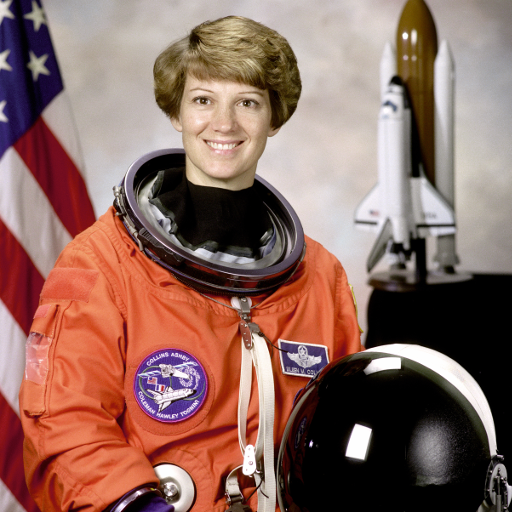
#> input picture skimage.data.astronaut(), 512 x 512 px; its folder holds only this picture in this run
$ jupyter execute --allow-errors Mendoza_lab_assignment_B2.ipynb   (shell and % lines are left out)
#> lines starting #> are read from the running program, lines starting #| are printed output that depends on the picture; after the words box and inside, x2 and y2 are one past the last pixel; in counts of white or black regions, pixels touching at a corner belong together
# **AP157 Image Processing Lab Assignment**
### Module B2: Fourier Transform Applications in Image Processing

_Instructions_: Answer each part of the assignment as completely as you can. Discuss **all** your code and results as clearly and concisely as possible.

_Scoring Criteria_: 50% - *correctness of code*; 50% - *discussion of the code and results*. Maximum score is **100 points** (Parts 1 and 2 are worth 20 and 80 points, respectively).

_Credits_: This lab assignment is based on the AP157 modules of Dr. Maricor Soriano and scripts created by Mr. Rene Principe

### Student Information

_Full Name (Last Name, First Name)_: Mendoza, Chris Andrew\
_Student No._: 2019-02636 \
_Section_: THY-TX-1

### Submission Information

_Date and Time Submitted (most recent upload)_: April 18, 2024 (11:59 PM)

**HONOR PLEDGE** I affirm that I have upheld the highest principles of honesty and integrity in my academic work and that this lab assignment is my own work.

**Sign here with your full name:** Chris Andrew Mendoza

### Grading Information (c/o Instructor)

TOTAL SCORE: **[]**/100

Score breakdown:
* Part 1 - []/30
* Part 2 - []/20
* Part 3 - []/20
* Part 4 - []/30

_Date and Time Scored (MM/DD/YYYY HH:MM AM/PM):_

[cell 1]
# import libraries
import numpy as np
import matplotlib.pyplot as plt
from mpl_toolkits.mplot3d import Axes3D
from matplotlib.patches import Polygon
from mpl_toolkits.axes_grid1 import make_axes_locatable
from tqdm import tqdm

from numpy.fft import fft2,ifft2,fftshift,ifftshift
import random

import cv2

#### PART 1 - Apply 2D FFT on simple apertures *(30 points)*

1. [15 pts.] Rectangular apertures with (width, height):
- (50, 20) pixels
- (20, 50) pixels
2. [15 pts.] Circular apertures with radii:
- 5 pixels
- 10 pixels
- 20 pixels

For each aperture type, perform the following steps:

- **Step 1: Define Input Aperture**
  - Generate a 2D array representing a rectangle/circle with the specified size within a square grid of size 128 pixels (representing an optical system, for example).

- **Step 2: Compute Fourier Transform**
  - Use the Fast Fourier Transform (FFT) algorithm to compute the Fourier transform of the input aperture.

- **Step 3: Shift the FFT**
  - Shift the zero frequency component of the Fourier transform to the center.

- **Step 4: Visualization (Plotting)**
  - Plot the original aperture.
  - Plot the magnitude of the shifted Fourier transform.
  - Plot the log-scaled magnitude of the shifted Fourier transform.
  - Add colorbars to the plots for reference.

- **Step 5: Display**
  - Display the plots in a single figure with three subplots (original aperture, FFT magnitude, log-scaled FFT magnitude).

[cell 2]
import numpy as np
import matplotlib.pyplot as plt

# Step 1: Define Input Aperture
def rectangular_aperture(width, height, grid_size):
    aperture = np.zeros((grid_size, grid_size))
    x_start = (grid_size - width) // 2
    y_start = (grid_size - height) // 2
    aperture[y_start:y_start+height, x_start:x_start+width] = 1
    return aperture

def circular_aperture(radius, grid_size):
    y, x = np.ogrid[-grid_size/2:grid_size/2, -grid_size/2:grid_size/2]
    mask = x**2 + y**2 <= radius**2
    aperture = np.zeros((grid_size, grid_size))
    aperture[mask] = 1
    return aperture

# Step 2: Compute Fourier Transform
def compute_fft(aperture):
    fft = np.fft.fft2(aperture)
    return np.fft.fftshift(fft)

# Step 4: Visualization (Plotting)
def plot_results(aperture, fft_magnitude, title):
    plt.imshow(aperture, cmap='gray')
    plt.title(title + ' - Original Aperture')
    plt.colorbar()

def plot_fft_magnitude(fft_magnitude, title):
    plt.imshow(np.abs(fft_magnitude), cmap='viridis')
    plt.title(title + ' - FFT Magnitude')
    plt.colorbar()

def plot_log_fft_magnitude(fft_magnitude, title):
    plt.imshow(np.log(np.abs(fft_magnitude) + 1), cmap='viridis')
    plt.title(title + ' - Log-scaled FFT Magnitude')
    plt.colorbar()

# Step 5: Display
def display_results(aperture, fft_magnitude, title):
    plt.figure(figsize=(20, 5))
    plt.subplot(1, 3, 1)
    plot_results(aperture, fft_magnitude, title)
    plt.subplot(1, 3, 2)
    plot_fft_magnitude(fft_magnitude, title)
    plt.subplot(1, 3, 3)
    plot_log_fft_magnitude(fft_magnitude, title)
    plt.tight_layout()
    plt.show()

# Rectangular apertures
grid_size = 128
width_height_pairs = [(50, 20), (20, 50)]
for width, height in width_height_pairs:
    aperture = rectangular_aperture(width, height, grid_size)
    fft = compute_fft(aperture)
    display_results(aperture, fft, f'Rectangular Aperture (Width={width}, Height={height})')
#> this loop made 2 passes
#> pass 1, in display_results, `plt.show()`:
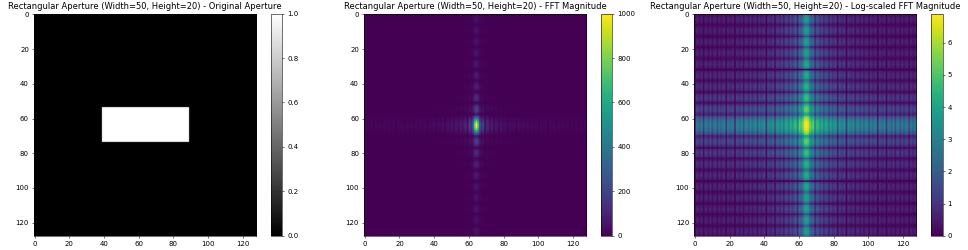
#> figure drawn by matplotlib, 6 panels

# Circular apertures
radii = [5, 10, 20]
for radius in radii:
    aperture = circular_aperture(radius, grid_size)
    fft = compute_fft(aperture)
    display_results(aperture, fft, f'Circle Aperture (Radius={radius})')
#> this loop made 3 passes
#> pass 1, in display_results (call 3), `plt.show()`:
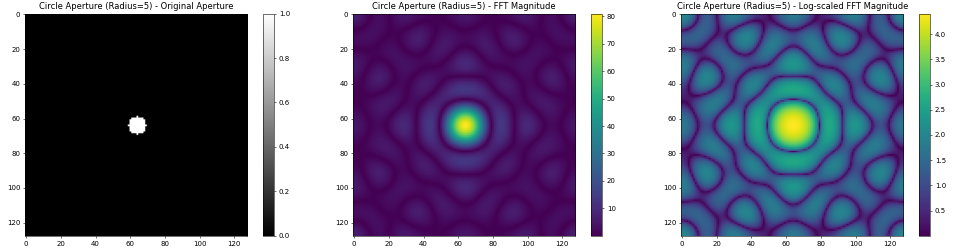
#> figure drawn by matplotlib, 6 panels
#> pass 2, in display_results (call 4), `plt.show()`:
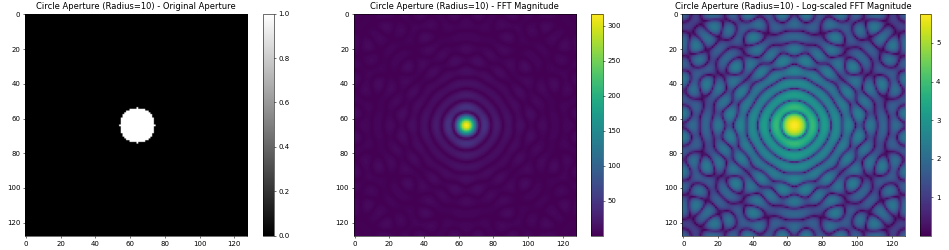
#> figure drawn by matplotlib, 6 panels

# **DISCUSSION**

For the rectangular apertures, it can be observed that airy patterns extend along the sides of the rectangles. Most notably, the pattern is more prominent towards the longer sides of the rectanlges and looks fainter in the direction towards the shorter sides. This is due to the anamorphic property of the FFT of the images [1]. A longer length in the spatial dimension corresponds to a more compact representation in the spatial frequency dimension.

Notice that in the Log FFT plot, we can also view the smaller amplitudes in great detail. These small amplitudes are affected by numerical round-off error, hence we cannot see them in the plain FFT plot [2].

For the circular apertures, the same anamorphic property can be observed. As the radius of the apertures become larger, the spatial frequency diminishes. The central bright spot becomes smaller. Taking the log of the FFT, we can see that amplitudes indeed become smaller as the aperture radius is increased.
Source(s):
[1]https://clearlyconfusedcarlo.wordpress.com/2016/09/29/activity-6-properties-and-applications-of-the-2d-fourier-transform/
[2] https://www.mathworks.com/help/matlab/math/two-dimensional-fft.html

#### PART 2 - Convolution *(20 points)*

Now that we've shown that FT acts as if an imaging system, suppose we have an image and convolve it with a circular aperture with different radii. Assuming that the circular aperture is a camera lens, we want to show how the reconstruction of the original image can be limited by the properties of the camera lens (or any imaging device) such as aperture size.

Take the astronaut image from skimage and convolve it with circular apertures of radii: 8, 32, and 64 pixels.

To do this, you can perform the ff. steps:

- **Compute Fourier Transform of Image:**
  - Use `fft2` to compute the 2D Fourier Transform of the input image.

- **Compute Fourier Transform of Aperture:**
  - Use `fftshift` to shift the zero-frequency component to the center.

- **Perform Element-wise Multiplication in Frequency Domain:**
  - Multiply the Fourier Transform of the image and the shifted aperture element-wise in the frequency domain.

- **Compute Inverse Fourier Transform:**
  - Use `ifft2` to compute the 2D Inverse Fourier Transform of the product from the previous step.

- **Visualization (Plotting):**
  - Create a figure with three subplots to visualize the original image, the aperture, and the convolution result.

[cell 3]
import numpy as np
import matplotlib.pyplot as plt
from skimage import data, color
from scipy import fftpack

# Load the astronaut image and convert to grayscale
image = color.rgb2gray(data.astronaut())
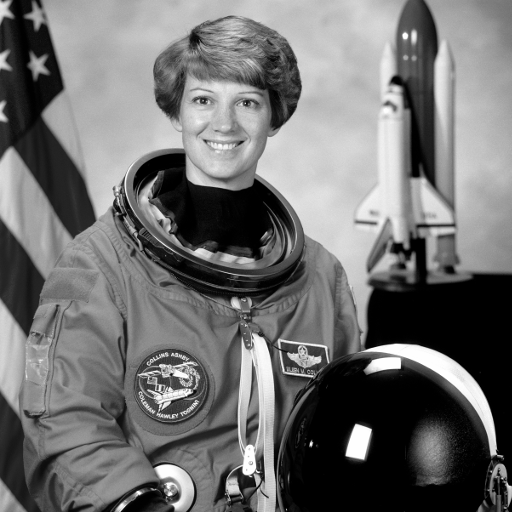
#> image: shape (512, 512) float64; min 0, max 1, mean 0.442

# Define circular aperture function
def circular_aperture(radius, grid_size):
    y, x = np.ogrid[-grid_size/2:grid_size/2, -grid_size/2:grid_size/2]
    mask = x**2 + y**2 <= radius**2
    aperture = np.zeros((grid_size, grid_size))
    aperture[mask] = 1
    return aperture

# Compute Fourier Transform of Image
image_fft = fftpack.fft2(image)

# Define circular apertures radii
radii = [8, 32, 64]
grid_size = image.shape[0]
#> grid_size = 512

# Create figure with subplots
fig, axes = plt.subplots(len(radii), 3, figsize=(12, 10))

# Plot original image in the first column for all rows
for i, radius in enumerate(radii):
    axes[i, 0].imshow(image, cmap='gray')
    axes[i, 0].set_title('Original Image')
    axes[i, 0].axis('off')

# Iterate through circular apertures
for i, radius in enumerate(radii):
    # Compute Fourier Transform of Aperture
    aperture = circular_aperture(radius, grid_size)
    aperture_fft = fftpack.fftshift(aperture)

    # Perform Element-wise Multiplication in Frequency Domain
    convolved_fft = image_fft * aperture_fft

    # Compute Inverse Fourier Transform
    convolved_image = np.abs(fftpack.ifft2(convolved_fft))

    # Plot circular aperture
    axes[i, 1].imshow(aperture, cmap='gray')
    axes[i, 1].set_title(f'Aperture (Radius={radius})')
    axes[i, 1].axis('off')

    # Plot convolution result
    axes[i, 2].imshow(convolved_image, cmap='gray')
    axes[i, 2].set_title(f'Convolved (Radius={radius})')
    axes[i, 2].axis('off')
#> this loop made 3 passes
#> pass 1, `convolved_image = np.abs(fftpack.ifft2(convolved_fft))`:
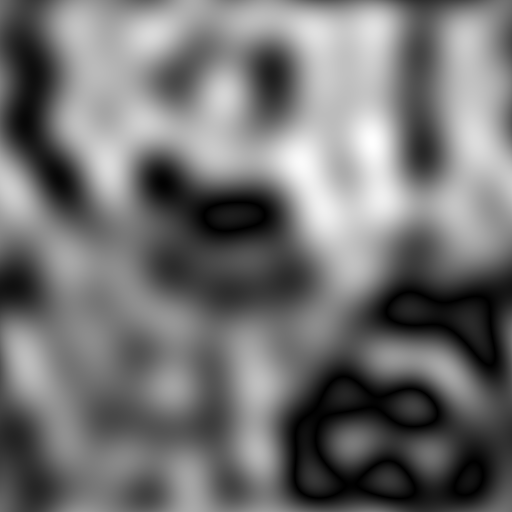
#> convolved_image: shape (512, 512) float64; min 1.54e-05, max 0.999, mean 0.45
#> pass 2, `convolved_image = np.abs(fftpack.ifft2(convolved_fft))`:
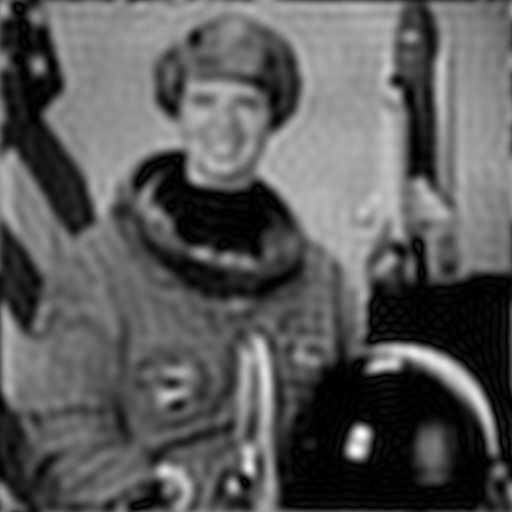
#> convolved_image: shape (512, 512) float64; min 1.76e-06, max 1.26, mean 0.446; drawn with min black and max white
#> pass 3, `convolved_image = np.abs(fftpack.ifft2(convolved_fft))`:
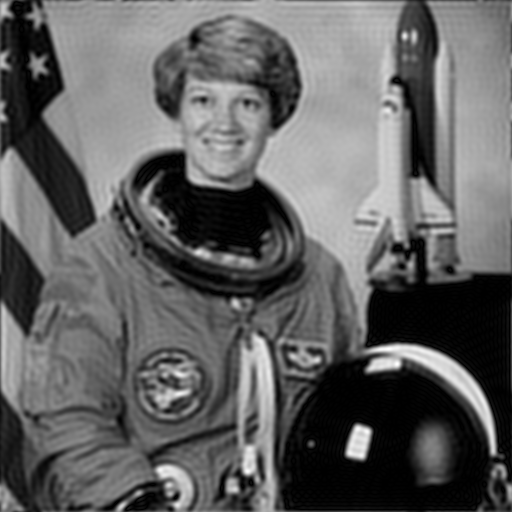
#> convolved_image: shape (512, 512) float64; min 8.63e-07, max 1.16, mean 0.444; drawn with min black and max white
#> after the loop:
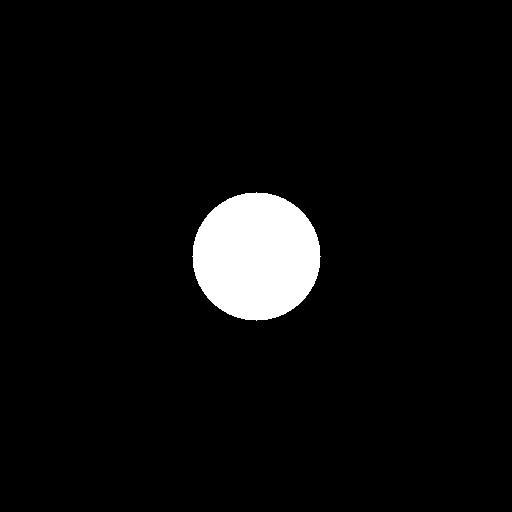
#> aperture: shape (512, 512) float64; values 0 (black) and 1 (white), 4.9% white; 1 white region, box (x1, y1, x2, y2) and area: (192, 192, 321, 321) 12853

plt.tight_layout()
plt.show()
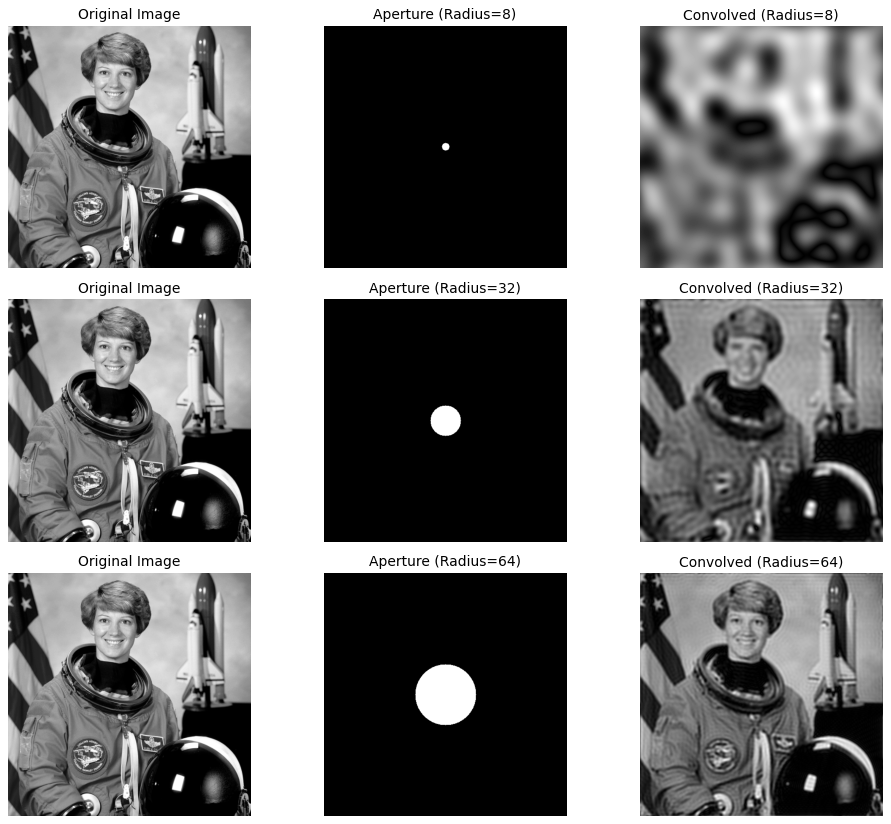
#> figure drawn by matplotlib, 9 panels

# **DISCUSSION**

Based on the results, it can be assumed that utilizing larger aperture radius for convolution produces a more desirable result. The larger aperture results in a smoother effect and preserves more detail and reduces noise. The Fourier transform of the convolution of two functions in the spatial domain is equal to the product in the frequency domain of the Fourier transforms of the two functions. It is a “smearing” of one function against another, such that the resulting function h looks a little like both f and g.

#### PART 3 - Correlation *(20 points)*

In this task, we observe using the correlation method that the similarity between two functions can be extracted-- this is also referred to as template matching.

You can get the test and target images from the "Datasets" folder in the course GDrive:
- AP157_moduleB2_correlation_test_image.png (with text "The Rain in Spain Stays Mainly in the Plain")
- AP157_moduleB2_correlation_target_image.png (with text "A")

In the correlation result, the high intensity portions indicate the presence of letter 'A' on the test image.

To get the correlation, you can perform the ff. steps:

- **Compute Fourier Transforms:**
  - Use `fft2` to compute the 2D Fourier Transform of the input test image (`image`).
  - Use `fft2` and `np.conj` to compute the complex conjugate of the 2D Fourier Transform of the target template.

- **Compute Cross-Correlation in Frequency Domain:**
  - Multiply the Fourier Transforms of the image and the complex conjugate of the Fourier Transform of the target template element-wise in the frequency domain.

- **Compute Inverse Fourier Transform:**
  - Use `ifft2` to compute the 2D Inverse Fourier Transform of the correlation.

- **Visualization (Plotting):**
  - Create a figure with three subplots to visualize the original image, the target image, and the correlation result.
  - Add colorbars to each subplot for reference and to visualize intensity levels.

[cell 4]
from google.colab import drive
drive.mount("/content/drive")

[cell 5]
file_path = "/content/drive/My Drive/App Physics 157/"

[cell 6]
test_img = cv2.imread(file_path + 'AP157_moduleB2_correlation_test_image.png')
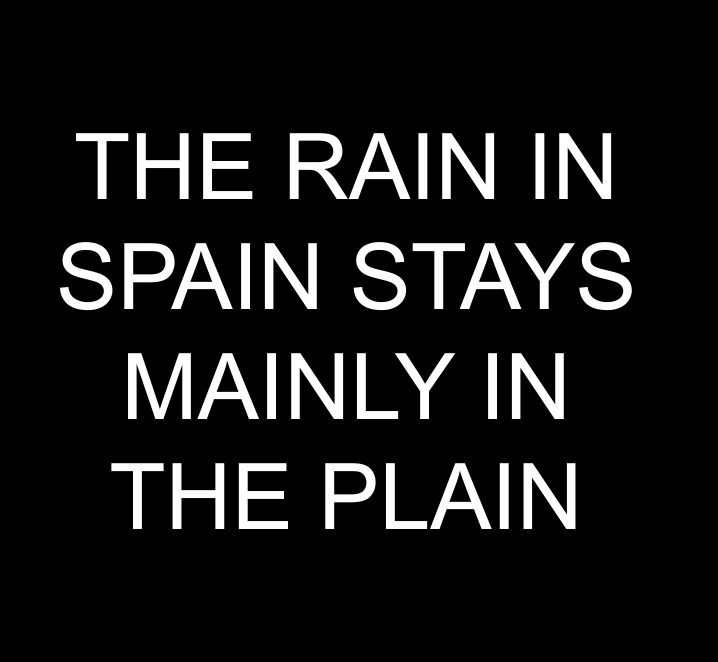
#> input picture AP157_moduleB2_correlation_test_image.png, 2154 x 1984 px, found by its file name (shown at 1/3 size)
#> test_img is the input picture: shape (1984, 2154, 3); min 0, max 255, mean 23.3
target_img = cv2.imread(file_path + 'AP157_moduleB2_correlation_target_image.png')

[cell 7]
import numpy as np
import matplotlib.pyplot as plt
from skimage import color, transform
from scipy import fftpack

# Convert images to grayscale
test_image = color.rgb2gray(test_img)
#> (the rest of this cell did not finish here and is left out)
